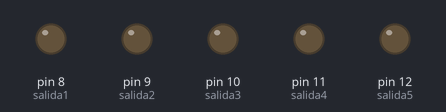
This sketch was run on a simulated Arduino Uno, built with avr-gcc and run on an emulated ATmega328P. Parts: output pins drawn as LEDs (lit = HIGH).

Above: at 0.05 s.
At 0.2 s:
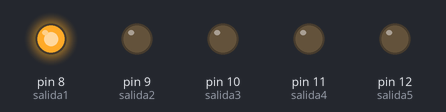
At 0.4 s:
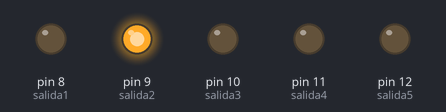
At 0.6 s:
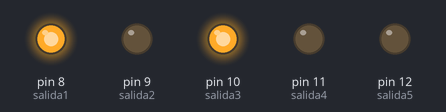
At 1.3 s:
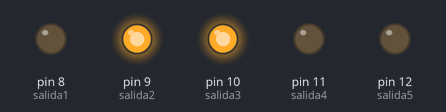
At 2.6 s:
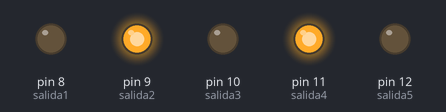
Timing chart, 0 to 3.0 s (numbered marks = the images above):
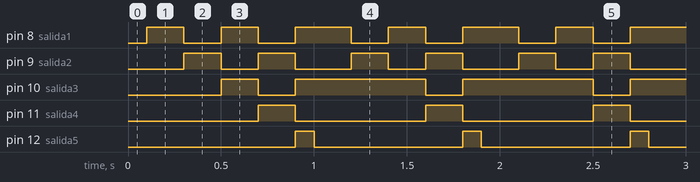

The sketch:

entradas.ino
```cpp
int salida1=8;
int salida2=9;
int salida3=10;
int salida4=11;
int salida5=12;
void setup() {
  // put your setup code here, to run once:
pinMode(salida1,OUTPUT);
pinMode(salida2,OUTPUT);
pinMode(salida3,OUTPUT);
pinMode(salida4,OUTPUT);
pinMode(salida5,OUTPUT);
digitalWrite(salida1,LOW);
digitalWrite(salida2,LOW);
digitalWrite(salida3,LOW);
digitalWrite(salida4,LOW);
digitalWrite(salida5,LOW);
}

void loop() {
 delay(100);
 digitalWrite(salida1,HIGH);

 digitalWrite(salida5,LOW);
 delay(200);
 digitalWrite(salida1,LOW);
 digitalWrite(salida2,HIGH);
 delay(200);
 digitalWrite(salida1,HIGH);
 digitalWrite(salida2,LOW);
 digitalWrite(salida3,HIGH);
 delay(200);
 digitalWrite(salida1,LOW);
 digitalWrite(salida2,HIGH);
 digitalWrite(salida3,LOW);
 digitalWrite(salida4,HIGH);
 delay(200);
 digitalWrite(salida1,HIGH);
 digitalWrite(salida2,LOW);
 digitalWrite(salida3,HIGH);
 digitalWrite(salida4,LOW);
 digitalWrite(salida5,HIGH);

}
```

Measured:
- by itself, pin 8 (salida1): repeats every 0.90 s: LOW 0.20 s, HIGH 0.20 s, LOW 0.20 s, HIGH 0.30 s
- by itself, pin 9 (salida2): repeats every 0.90 s: LOW 0.20 s, HIGH 0.20 s, LOW 0.30 s, HIGH 0.20 s
- by itself, pin 10 (salida3): repeats every 0.90 s: LOW 0.20 s, HIGH 0.70 s
- by itself, pin 11 (salida4): alternates HIGH for 0.20 s and LOW for 0.70 s
- by itself, pin 12 (salida5): alternates HIGH for 0.10 s and LOW for 0.80 s
